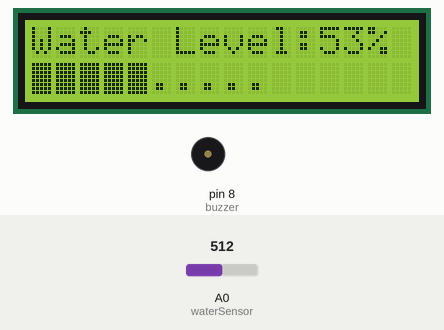
Bench run of a sketch on a simulated Arduino Uno, built with avr-gcc and run on an emulated ATmega328P. On the bench: 16×2 character LCD, buzzer (waves = sounding, pin HIGH). The test bench sets the inputs (shaded band); at power-on: A0 (waterSensor) = 512.

Above: at 3.2 s.
3.3 s: A0 (waterSensor) set to 644
At 4.4 s:
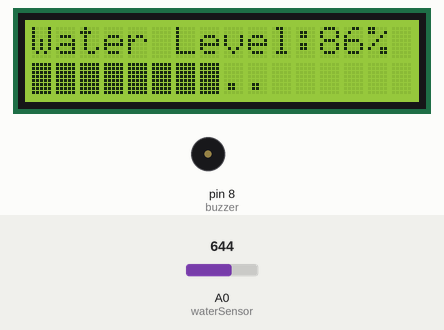
5.0 s: A0 (waterSensor) set to 674
At 7.3 s:
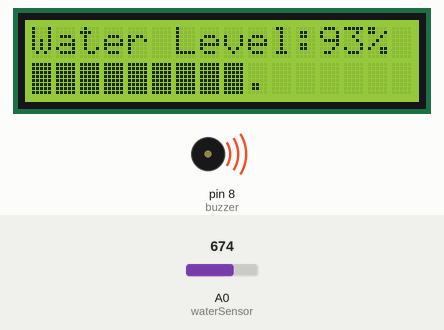
7.7 s: A0 (waterSensor) set to 715
At 10.0 s:
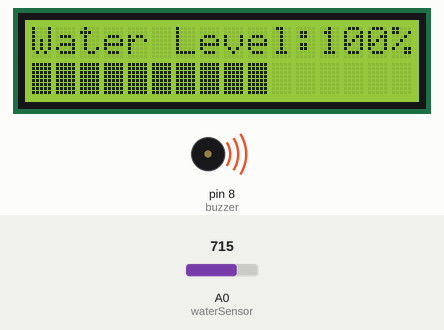
10.3 s: A0 (waterSensor) set to 306
At 11.9 s:
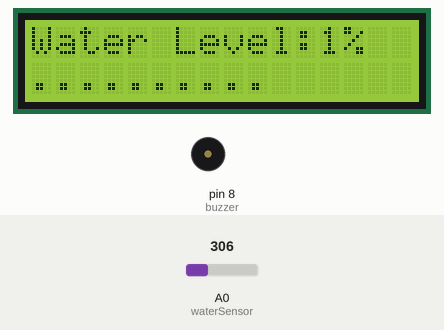
13.0 s: A0 (waterSensor) set to 716
At 14.8 s:
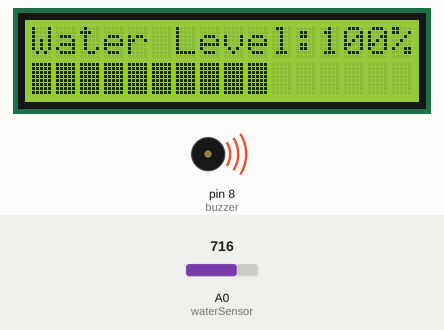
Timing chart, 0 to 16.3 s (numbered marks = the images above; inputs shaded):
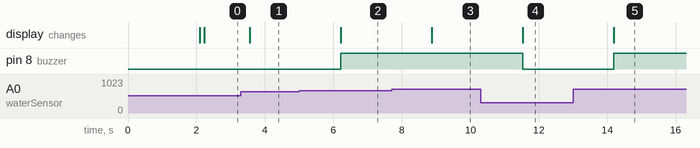

The sketch:

Smart_Water_Measure.ino
```cpp
#include <Wire.h>
#include <LiquidCrystal_I2C.h>

// LCD setup
LiquidCrystal_I2C lcd(0x27, 16, 2);

// Pin definitions
int waterSensor = A0;
int buzzer = 8;

// Custom bar character
byte bar[8] = {
  B11111,
  B11111,
  B11111,
  B11111,
  B11111,
  B11111,
  B11111,
  B11111
};

// Calibration values (adjust if needed)
int dryValue = 300;
int fullValue = 700;

void setup()
{
  pinMode(buzzer, OUTPUT);

  lcd.begin();
  lcd.backlight();

  lcd.createChar(0, bar);

  lcd.setCursor(0,0);
  lcd.print("Water Monitor");
  lcd.setCursor(0,1);
  lcd.print("System Start");
  delay(2000);
  lcd.clear();
}

void loop()
{
  long total = 0;

  // Take multiple readings for stable value
  for(int i = 0; i < 10; i++)
  {
    total += analogRead(waterSensor);
    delay(10);
  }

  int sensorValue = total / 10; // average value

  // Convert to percentage
  int percent = map(sensorValue, dryValue, fullValue, 0, 100);

  percent = constrain(percent, 0, 100);

  lcd.clear();

  // First line
  lcd.setCursor(0,0);
  lcd.print("Water Level:");
  lcd.print(percent);
  lcd.print("%");

  // Second line bar
  lcd.setCursor(0,1);

  int bars = percent / 10;

  for(int i = 0; i < bars; i++)
  lcd.write(byte(0));

  for(int i = bars; i < 10; i++)
  lcd.print(".");

  // Alert
  if(percent >= 90)
  digitalWrite(buzzer, HIGH);
  else
  digitalWrite(buzzer, LOW);

  delay(1200);  // slower update
}
```

Measured:
- the behaviour switches between 659 and 660 on A0 (waterSensor) (found by bisection; images 1 and 2)
- the behaviour switches between 699 and 700 on A0 (waterSensor) (found by bisection; images 2 and 3)
- after the input at 3.3 s, the display: changes after 0.26 s (image 1)
- after the input at 5.0 s, pin 8 (buzzer): LOW → HIGH after 1.2 s; the display: changes after 1.2 s (image 2)
- after the input at 7.7 s, the display: changes after 1.2 s (image 3)
- after the input at 10.3 s, pin 8 (buzzer): HIGH → LOW after 1.2 s; the display: changes after 1.2 s (image 4)
- after the input at 13.0 s, pin 8 (buzzer): LOW → HIGH after 1.2 s; the display: changes after 1.2 s (image 5)
